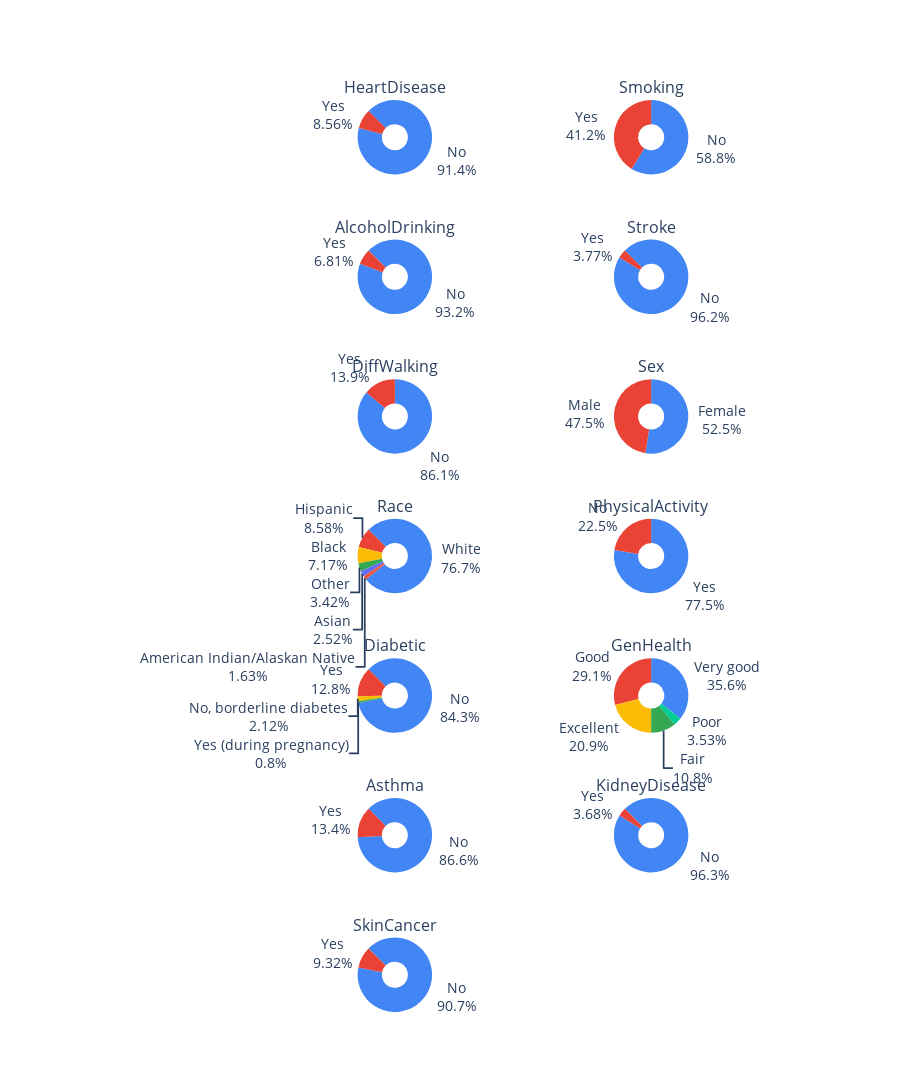

Here is the notebook cell this chart was saved with:
### Markdown cell above
# EDA

### Code cell
# Apply pie chart to show feature distrubution
from plotly.subplots import make_subplots
import plotly.graph_objs as go

fig = make_subplots(
    rows=7, cols=2, subplot_titles=("HeartDisease", "Smoking",
                                    "AlcoholDrinking","Stroke",
                                    "DiffWalking", "Sex","Race",'PhysicalActivity','Diabetic','GenHealth','Asthma','KidneyDisease','SkinCancer'
                                    ),
    specs=[[{"type": "domain"}, {"type": "domain"}],
           [{"type": "domain"}, {"type": "domain"}],
           [{"type": "domain"}, {"type": "domain"}],
           [{"type": "domain"}, {"type": "domain"}],
           [{"type": "domain"}, {"type": "domain"}],
           [{"type": "domain"}, {"type": "domain"}],
           [{"type": "domain"}, {"type": "domain"}]],
)

colours = ['#4285f4', '#ea4335', '#fbbc05', '#34a853']

fig.add_trace(go.Pie(labels=np.array(df['HeartDisease'].value_counts().index),
                     values=[x for x in df['HeartDisease'].value_counts()], hole=.35,
                     textinfo='label+percent', rotation=-45, marker_colors=colours),
              row=1, col=1)

fig.add_trace(go.Pie(labels=np.array(df['Smoking'].value_counts().index),
                     values=[x for x in df['Smoking'].value_counts()], hole=.35,
                     textinfo='label+percent', marker_colors=colours),
              row=1, col=2)

fig.add_trace(go.Pie(labels=np.array(df['AlcoholDrinking'].value_counts().index),
                     values=[x for x in df['AlcoholDrinking'].value_counts()], hole=.35,
                     textinfo='label+percent', rotation=-45, marker_colors=colours),
              row=2, col=1)

fig.add_trace(go.Pie(labels=np.array(df['Stroke'].value_counts().index),
                     values=[x for x in df['Stroke'].value_counts()], hole=.35,
                     textinfo='label+percent', rotation=-45, marker_colors=colours),
              row=2, col=2)

fig.add_trace(go.Pie(labels=np.array(df['DiffWalking'].value_counts().index),
                     values=[x for x in df['DiffWalking'].value_counts()], hole=.35,
                     textinfo='label+percent', marker_colors=colours),
              row=3, col=1)

fig.add_trace(go.Pie(labels=np.array(df['Sex'].value_counts().index),
                     values=[x for x in df['Sex'].value_counts()], hole=.35,
                     textinfo='label+percent', marker_colors=colours),
              row=3, col=2)

fig.add_trace(go.Pie(labels=np.array(df['Race'].value_counts().index),
                     values=[x for x in df['Race'].value_counts()], hole=.35,
                     textinfo='label+percent', rotation=-45, marker_colors=colours),
              row=4, col=1)

fig.add_trace(go.Pie(labels=np.array(df['PhysicalActivity'].value_counts().index),
                     values=[x for x in df['PhysicalActivity'].value_counts()], hole=.35,
                     textinfo='label+percent', marker_colors=colours),
              row=4, col=2)

fig.add_trace(go.Pie(labels=np.array(df['Diabetic'].value_counts().index),
                     values=[x for x in df['Diabetic'].value_counts()], hole=.35,
                     textinfo='label+percent', rotation=-45, marker_colors=colours),
              row=5, col=1)

fig.add_trace(go.Pie(labels=np.array(df['GenHealth'].value_counts().index),
                     values=[x for x in df['GenHealth'].value_counts()], hole=.35,
                     textinfo='label+percent', marker_colors=colours),
              row=5, col=2)

fig.add_trace(go.Pie(labels=np.array(df['Asthma'].value_counts().index),
                     values=[x for x in df['Asthma'].value_counts()], hole=.35,
                     textinfo='label+percent', rotation=-45, marker_colors=colours),
              row=6, col=1)

fig.add_trace(go.Pie(labels=np.array(df['KidneyDisease'].value_counts().index),
                     values=[x for x in df['KidneyDisease'].value_counts()], hole=.35,
                     textinfo='label+percent', rotation=-45, marker_colors=colours),
              row=6, col=2)

fig.add_trace(go.Pie(labels=np.array(df['SkinCancer'].value_counts().index),
                     values=[x for x in df['SkinCancer'].value_counts()], hole=.35,
                     textinfo='label+percent', rotation=-45, marker_colors=colours),
              row=7, col=1)


fig.update_layout(height=3200, font=dict(size=14), showlegend=False)

fig.show()

### Figure 1 — Plotly figure (JSON) as saved in the notebook; plotly's stock layout.template omitted (floating-point values rounded to 4 significant figures)
{"data": [{"domain": {"x": [0, 0.45], "y": [0.9184, 1.0]}, "hole": 0.35, "labels": ["No", "Yes"], "marker": {"colors": ["#4285f4", "#ea4335", "#fbbc05", "#34a853"]}, "rotation": -45, "textinfo": "label+percent", "type": "pie", "values": [292422, 27373]}, {"domain": {"x": [0.55, 1], "y": [0.9184, 1.0]}, "hole": 0.35, "labels": ["No", "Yes"], "marker": {"colors": ["#4285f4", "#ea4335", "#fbbc05", "#34a853"]}, "textinfo": "label+percent", "type": "pie", "values": [187887, 131908]}, {"domain": {"x": [0, 0.45], "y": [0.7653, 0.8469]}, "hole": 0.35, "labels": ["No", "Yes"], "marker": {"colors": ["#4285f4", "#ea4335", "#fbbc05", "#34a853"]}, "rotation": -45, "textinfo": "label+percent", "type": "pie", "values": [298018, 21777]}, {"domain": {"x": [0.55, 1], "y": [0.7653, 0.8469]}, "hole": 0.35, "labels": ["No", "Yes"], "marker": {"colors": ["#4285f4", "#ea4335", "#fbbc05", "#34a853"]}, "rotation": -45, "textinfo": "label+percent", "type": "pie", "values": [307726, 12069]}, {"domain": {"x": [0, 0.45], "y": [0.6122, 0.6939]}, "hole": 0.35, "labels": ["No", "Yes"], "marker": {"colors": ["#4285f4", "#ea4335", "#fbbc05", "#34a853"]}, "textinfo": "label+percent", "type": "pie", "values": [275385, 44410]}, {"domain": {"x": [0.55, 1], "y": [0.6122, 0.6939]}, "hole": 0.35, "labels": ["Female", "Male"], "marker": {"colors": ["#4285f4", "#ea4335", "#fbbc05", "#34a853"]}, "textinfo": "label+percent", "type": "pie", "values": [167805, 151990]}, {"domain": {"x": [0, 0.45], "y": [0.4592, 0.5408]}, "hole": 0.35, "labels": ["White", "Hispanic", "Black", "Other", "Asian", "American Indian/Alaskan Native"], "marker": {"colors": ["#4285f4", "#ea4335", "#fbbc05", "#34a853"]}, "rotation": -45, "textinfo": "label+percent", "type": "pie", "values": [245212, 27446, 22939, 10928, 8068, 5202]}, {"domain": {"x": [0.55, 1], "y": [0.4592, 0.5408]}, "hole": 0.35, "labels": ["Yes", "No"], "marker": {"colors": ["#4285f4", "#ea4335", "#fbbc05", "#34a853"]}, "textinfo": "label+percent", "type": "pie", "values": [247957, 71838]}, {"domain": {"x": [0, 0.45], "y": [0.3061, 0.3878]}, "hole": 0.35, "labels": ["No", "Yes", "No, borderline diabetes", "Yes (during pregnancy)"], "marker": {"colors": ["#4285f4", "#ea4335", "#fbbc05", "#34a853"]}, "rotation": -45, "textinfo": "label+percent", "type": "pie", "values": [269653, 40802, 6781, 2559]}, {"domain": {"x": [0.55, 1], "y": [0.3061, 0.3878]}, "hole": 0.35, "labels": ["Very good", "Good", "Excellent", "Fair", "Poor"], "marker": {"colors": ["#4285f4", "#ea4335", "#fbbc05", "#34a853"]}, "textinfo": "label+percent", "type": "pie", "values": [113858, 93129, 66842, 34677, 11289]}, {"domain": {"x": [0, 0.45], "y": [0.1531, 0.2347]}, "hole": 0.35, "labels": ["No", "Yes"], "marker": {"colors": ["#4285f4", "#ea4335", "#fbbc05", "#34a853"]}, "rotation": -45, "textinfo": "label+percent", "type": "pie", "values": [276923, 42872]}, {"domain": {"x": [0.55, 1], "y": [0.1531, 0.2347]}, "hole": 0.35, "labels": ["No", "Yes"], "marker": {"colors": ["#4285f4", "#ea4335", "#fbbc05", "#34a853"]}, "rotation": -45, "textinfo": "label+percent", "type": "pie", "values": [308016, 11779]}, {"domain": {"x": [0, 0.45], "y": [0, 0.08163]}, "hole": 0.35, "labels": ["No", "Yes"], "marker": {"colors": ["#4285f4", "#ea4335", "#fbbc05", "#34a853"]}, "rotation": -45, "textinfo": "label+percent", "type": "pie", "values": [289976, 29819]}], "layout": {"annotations": [{"font": {"size": 16}, "showarrow": false, "text": "HeartDisease", "x": 0.225, "xanchor": "center", "xref": "paper", "y": 1.0, "yanchor": "bottom", "yref": "paper"}, {"font": {"size": 16}, "showarrow": false, "text": "Smoking", "x": 0.775, "xanchor": "center", "xref": "paper", "y": 1.0, "yanchor": "bottom", "yref": "paper"}, {"font": {"size": 16}, "showarrow": false, "text": "AlcoholDrinking", "x": 0.225, "xanchor": "center", "xref": "paper", "y": 0.8469, "yanchor": "bottom", "yref": "paper"}, {"font": {"size": 16}, "showarrow": false, "text": "Stroke", "x": 0.775, "xanchor": "center", "xref": "paper", "y": 0.8469, "yanchor": "bottom", "yref": "paper"}, {"font": {"size": 16}, "showarrow": false, "text": "DiffWalking", "x": 0.225, "xanchor": "center", "xref": "paper", "y": 0.6939, "yanchor": "bottom", "yref": "paper"}, {"font": {"size": 16}, "showarrow": false, "text": "Sex", "x": 0.775, "xanchor": "center", "xref": "paper", "y": 0.6939, "yanchor": "bottom", "yref": "paper"}, {"font": {"size": 16}, "showarrow": false, "text": "Race", "x": 0.225, "xanchor": "center", "xref": "paper", "y": 0.5408, "yanchor": "bottom", "yref": "paper"}, {"font": {"size": 16}, "showarrow": false, "text": "PhysicalActivity", "x": 0.775, "xanchor": "center", "xref": "paper", "y": 0.5408, "yanchor": "bottom", "yref": "paper"}, {"font": {"size": 16}, "showarrow": false, "text": "Diabetic", "x": 0.225, "xanchor": "center", "xref": "paper", "y": 0.3878, "yanchor": "bottom", "yref": "paper"}, {"font": {"size": 16}, "showarrow": false, "text": "GenHealth", "x": 0.775, "xanchor": "center", "xref": "paper", "y": 0.3878, "yanchor": "bottom", "yref": "paper"}, {"font": {"size": 16}, "showarrow": false, "text": "Asthma", "x": 0.225, "xanchor": "center", "xref": "paper", "y": 0.2347, "yanchor": "bottom", "yref": "paper"}, {"font": {"size": 16}, "showarrow": false, "text": "KidneyDisease", "x": 0.775, "xanchor": "center", "xref": "paper", "y": 0.2347, "yanchor": "bottom", "yref": "paper"}, {"font": {"size": 16}, "showarrow": false, "text": "SkinCancer", "x": 0.225, "xanchor": "center", "xref": "paper", "y": 0.08163, "yanchor": "bottom", "yref": "paper"}], "font": {"size": 14}, "height": 3200, "showlegend": false}}
